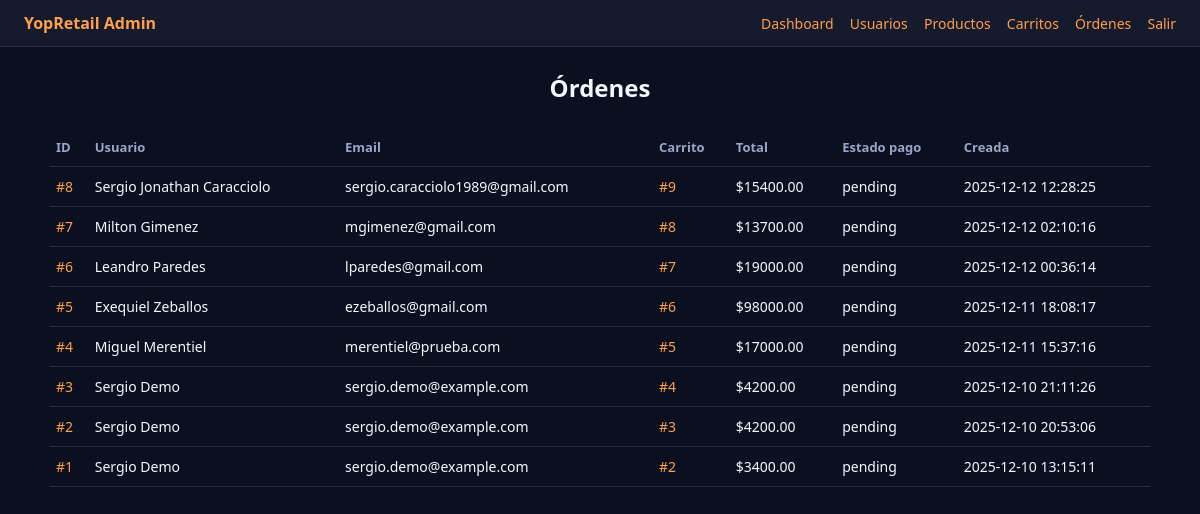
Before: /admin/orders (signed in) with the older database file.
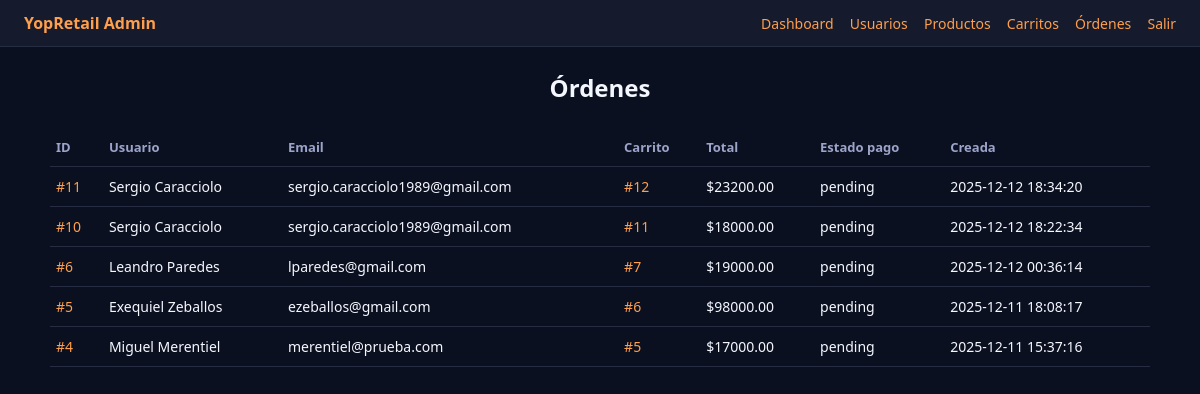
After: the same page with the newer database file.
### tables this page shows
CREATE TABLE orders (
    id             INTEGER PRIMARY KEY AUTOINCREMENT,
    user_id        INTEGER NOT NULL,
    cart_id        INTEGER NOT NULL,
    total          REAL NOT NULL,
    payment_status TEXT NOT NULL DEFAULT 'pending', -- pending | paid | failed
    created_at     TEXT DEFAULT (datetime('now')),
    FOREIGN KEY (user_id) REFERENCES users(id),
    FOREIGN KEY (cart_id) REFERENCES carts(id)
);

CREATE TABLE users (
    id          INTEGER PRIMARY KEY AUTOINCREMENT,
    name        TEXT NOT NULL,
    email       TEXT NOT NULL UNIQUE,
    phone       TEXT,
    segment     TEXT DEFAULT 'nuevo',
    created_at  TEXT DEFAULT (datetime('now'))
);

### backoffice_app.py (the view)
@app.get("/admin/orders", response_class=HTMLResponse)
def admin_orders(request: Request, _: bool = Depends(get_current_admin)):
    with get_connection() as conn:
        rows = conn.execute(
            """
            SELECT
                o.id,
                o.user_id,
                u.name AS user_name,
                u.email AS user_email,
                o.cart_id,
                o.total,
                o.payment_status,
                o.created_at
            FROM orders o
            JOIN users u ON u.id = o.user_id
            ORDER BY o.created_at DESC
            """
        ).fetchall()
    return templates.TemplateResponse(
        "orders.html",
        {"request": request, "orders": rows},
    )

### templates/orders.html (shortened to what this page needs)
{% extends "admin_base.html" %}
{% block content %}
<h2>Órdenes</h2>
<table class="table">
  <thead>
    <tr>
      <th>ID</th>
      <th>Usuario</th>
      <th>Email</th>
      <th>Carrito</th>
      <th>Total</th>
      <th>Estado pago</th>
      <th>Creada</th>
    </tr>
  </thead>
  <tbody>
    {% for o in orders %}
    <tr>
      <td><a href="/admin/orders/{{ o.id }}">#{{ o.id }}</a></td>
      <td>{{ o.user_name }}</td>
      <td>{{ o.user_email }}</td>
      <td>
        <a href="/admin/carts/{{ o.cart_id }}">#{{ o.cart_id }}</a>
      </td>
      <td>${{ "%.2f"|format(o.total) }}</td>
      <td>{{ o.payment_status }}</td>
      <td>{{ o.created_at }}</td>
    </tr>
    {% endfor %}
  </tbody>
</table>
{% endblock %}

### templates/admin_base.html (shortened to what this page needs)
<!DOCTYPE html>
<html lang="es">
<head>
  <link rel="stylesheet" href="/static/admin.css">
</head>
<body>
  <header class="topbar">
    <div class="topbar-left">
      <span class="logo">YopRetail Admin</span>
    </div>
    <div class="topbar-right">
      <a href="/admin">Dashboard</a>
      <a href="/admin/users">Usuarios</a>
      <a href="/admin/products">Productos</a>
      <a href="/admin/carts">Carritos</a>
      <a href="/admin/orders">Órdenes</a>
      <a href="/admin/logout">Salir</a>
    </div>
  </header>
  <main class="content">
    {% block content %}{% endblock %}
  </main>
</body>
</html>

### static/admin.css (style rules this page uses)
body { margin: 0; font-family: system-ui, -apple-system, BlinkMacSystemFont, "Segoe UI", sans-serif; background: #0b1020; color: #f5f7ff; }
a { color: #ff9f4b; text-decoration: none; }
.topbar { display: flex; justify-content: space-between; align-items: center; padding: 12px 24px; background: #151a2c; border-bottom: 1px solid #262c42; }
.topbar a { margin-left: 12px; font-size: 14px; color: #ff9f4b; }
.logo { font-weight: 700; color: #ff9f4b; }
.content { max-width: 1100px; margin: 24px auto; padding: 0 16px; }
h2 { margin-bottom: 16px; text-align: center; color: #f5f7ff; }
.table { width: 100%; border-collapse: collapse; margin-top: 24px; font-size: 14px; }
.table th, .table td { padding: 10px 6px; border-bottom: 1px solid #262c42; }
.table th { color: #9da4c9; text-align: left; font-size: 13px; }

Changed rows visible on the page:
removed orders: id "8", user_name "Sergio Jonathan Caracciolo", user_email "sergio.caracciolo1989@gmail.com", cart_id "9", total "15400.00", payment_status "pending", created_at "2025-12-12 12:28:25"
removed orders: id "7", user_name "Milton Gimenez", user_email "mgimenez@gmail.com", cart_id "8", total "13700.00", payment_status "pending", created_at "2025-12-12 02:10:16"
removed orders: id "3", user_name "Sergio Demo", user_email "sergio.demo@example.com", cart_id "4", total "4200.00", payment_status "pending", created_at "2025-12-10 21:11:26"
removed orders: id "2", user_name "Sergio Demo", user_email "sergio.demo@example.com", cart_id "3", total "4200.00", payment_status "pending", created_at "2025-12-10 20:53:06"
removed orders: id "1", user_name "Sergio Demo", user_email "sergio.demo@example.com", cart_id "2", total "3400.00", payment_status "pending", created_at "2025-12-10 13:15:11"
added orders: id "11", user_name "Sergio Caracciolo", user_email "sergio.caracciolo1989@gmail.com", cart_id "12", total "23200.00", payment_status "pending", created_at "2025-12-12 18:34:20"
added orders: id "10", user_name "Sergio Caracciolo", user_email "sergio.caracciolo1989@gmail.com", cart_id "11", total "18000.00", payment_status "pending", created_at "2025-12-12 18:22:34"
